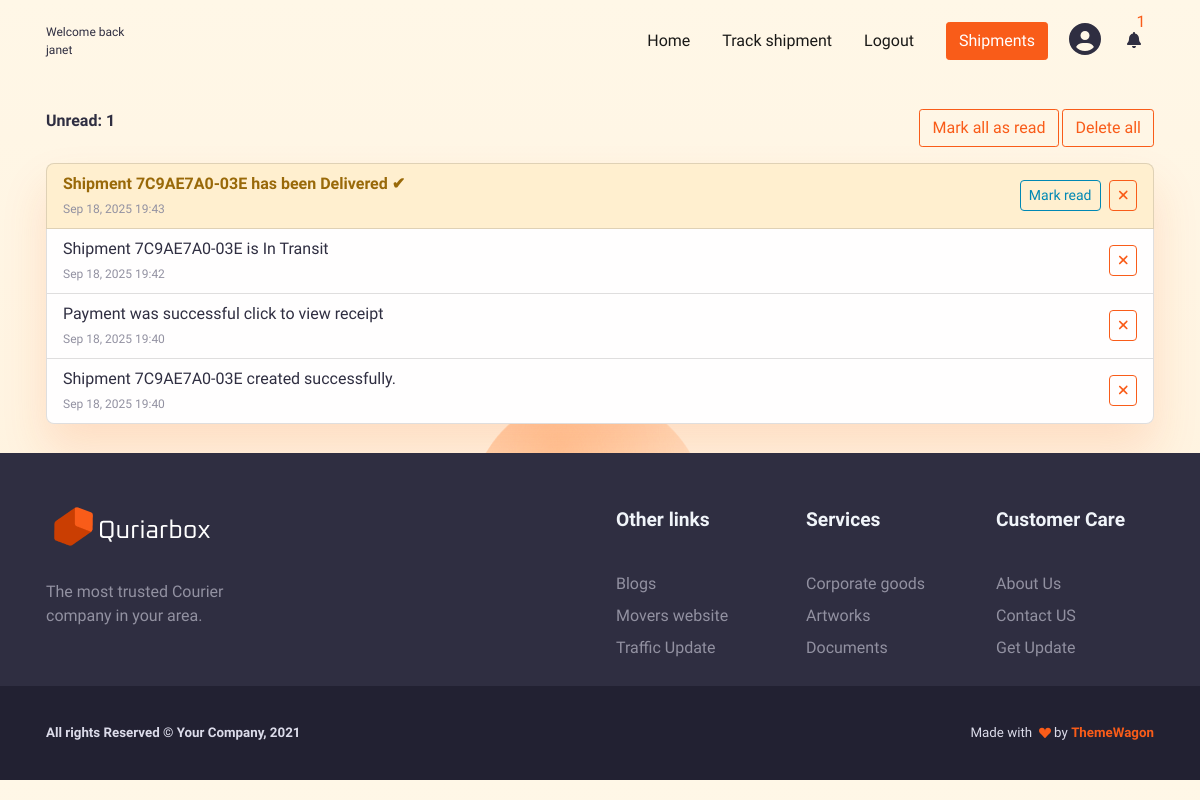
The app's page /notifications/ (signed in), older data.
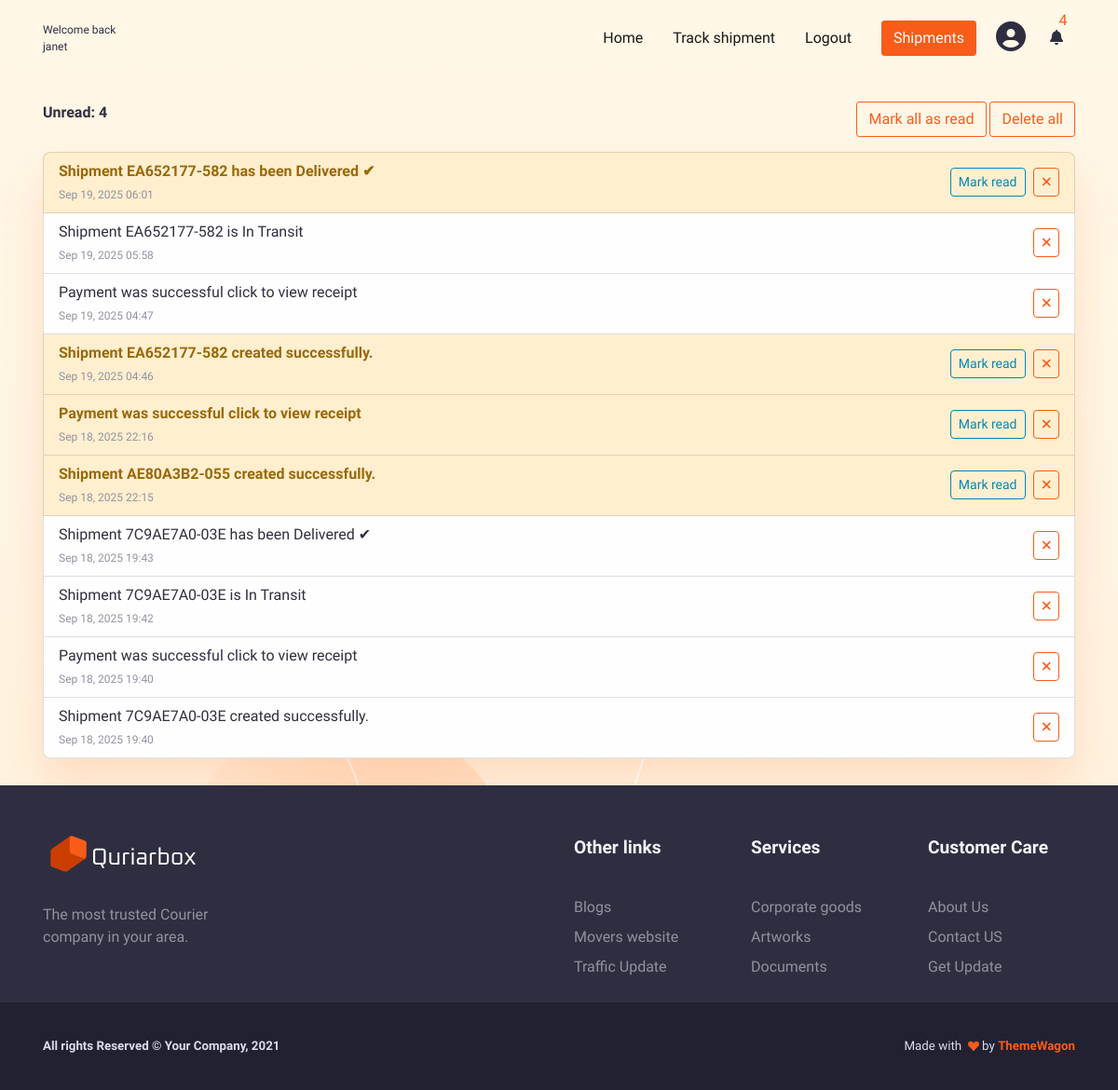
The same page, newer data.
### notifications/models.py (models this page shows, shortened)
class Notification(models.Model):
    recipient = models.ForeignKey(User,on_delete=models.CASCADE,related_name="notifications")
    message = models.TextField()
    link = models.URLField(blank=True, null=True)
    is_read = models.BooleanField(default=False)
    created_at = models.DateTimeField(auto_now_add=True)
    class Meta:
        ordering = ["-created_at"]

### notifications/views.py (the view)
# urls.py: path("", NotificationListView.as_view(), name="list"),
class NotificationListView(LoginRequiredMixin, ListView):
    login_url= "users:login"
    model = Notification
    template_name = "notifications/list.html"
    context_object_name = "notifications"
    paginate_by = 25
    def get_queryset(self):
        qs = Notification.objects.filter(recipient=self.request.user).order_by("-created_at")
        return qs
    def get_context_data(self, **kwargs):
        context = super().get_context_data(**kwargs)
        context["unread_count"] = Notification.objects.filter(recipient=self.request.user, is_read=False).count()
        return context

### notifications/context_processor.py (called while the page is built)
def notifications_count(request):
    if not request.user.is_authenticated:
        return {}
    unread_count = Notification.objects.filter(recipient=request.user,is_read=False).count()
    recent = Notification.objects.filter(recipient=request.user)[:6]
    return {
        "unread_notification_count": unread_count,
        "recent_notifications": recent}

### notifications/templates/notifications/list.html (shortened to what this page needs)
{% extends "base.html" %}
{% load static %}
{% block content %}
<div class="container py-4">
  <div class="d-flex justify-content-between mb-3 mt-7">
    <span class="fw-bold">Unread: {{ unread_count }}</span>
    <div>
    <a href="{% url 'notifications:mark_all_read' %}" class="btn btn-outline-danger">Mark all as read</a>
    <a href="{% url 'notifications:delete_all' %}" class="btn btn-outline-danger">Delete all</a>
    </div>
  </div>
  <ul class="list-group shadow-sm">
    {% for n in notifications %}
      <li class="list-group-item d-flex justify-content-between align-items-center
          {% if not n.is_read %}list-group-item-warning{% endif %}">
        <div class="me-3">
          <div class="{% if not n.is_read %}fw-bold{% endif %}">
            {{ n.message }}
          </div>
          <small class="text-muted">{{ n.created_at|date:"M d, Y H:i" }}</small>
        </div>
        <div class="d-flex">
          {% if not n.is_read %}
          <a href="{% url 'notifications:mark_as_read' n.id %}"
             class="btn btn-sm btn-outline-secondary me-2">
            Mark read
          </a>
          {% endif %}
          <a href="{% url 'notifications:delete' n.id %}"
             class="btn btn-sm btn-outline-danger" title="Delete">
            <i class="fas fa-times"></i>
          </a>
        </div>
      </li>
    {% empty %}
      <li class="list-group-item">No notifications yet.</li>
    {% endfor %}
  </ul>
</div>
{% endblock %}

### templates/base.html (shortened to what this page needs)
{% load static %}
{% include 'includes/_header.html' %}
{% include 'includes/_navbar.html' %}
<main>
    <link rel="stylesheet" type="text/css" href="{% static 'css/theme.css' %}">
    {% block content %}
    {% endblock %}
</main>
{% include 'includes/_link_section.html' %}
{% include 'includes/_footer.html' %}

### templates/includes/_header.html (shortened to what this page needs)
{% load static %}
<!DOCTYPE html>
<html lang="en-US" dir="ltr">
  <head>
    <link href="{% static 'css/theme.css' %}" rel="stylesheet" />
  </head>
   <body>

### templates/includes/_navbar.html (shortened to what this page needs)
  {% load static %}
    <main class="main" id="top">
      <nav class="navbar navbar-expand-lg navbar-light fixed-top py-3 d-block" data-navbar-on-scroll="data-navbar-on-scroll">
        <div class="container">
           {% if request.user.is_authenticated %}
                <span style="font-size:12px"> Welcome back <br/> {{ request.user.username }} </span>
            {% else %}
          <a class="navbar-brand" href="#"><img src="{% static 'img/gallery/logo.png' %}" height="45" alt="logo" /></a>
              {% endif %}
          <div class="collapse navbar-collapse border-top border-lg-0 mt-4 mt-lg-0" id="navbarSupportedContent">
            <ul class="navbar-nav ms-auto pt-2 pt-lg-0 font-base">
              <li class="nav-item px-2">
                <a class="nav-link" aria-current="page" href="{% url 'home'%}">Home</a>
              </li>
              <li class="nav-item px-2">
              <a class="nav-link" href="{% url 'shipments:track' %}">
            Track shipment
          </a>
              </li>
              <li class="nav-item px-2">
                {% if request.user.is_authenticated %}
                  <a class="nav-link" href="{% url 'users:logout' %}">Logout</a>
                {% else %}
                  <a class="nav-link" href="{% url 'users:login' %}">Login</a>
                {% endif %}
              </li>
            </ul>
            {% if request.user.is_authenticated %}
              {% if request.user.profile.role == 'customer'%}
                  <a class="btn btn-primary order-1 order-lg-0 ms-lg-3" href="{% url 'shipments:list' %}">Shipments</a>
              {% elif request.user.profile.role == "courier" %}
                  <a class="btn btn-primary order-1 order-lg-0 ms-lg-3" href="{% url 'delivery:list' %}">Assigned deliveries</a>
              {% elif request.user.profile.role == "admin" %}
                  <a class="btn btn-primary order-1 order-lg-0 ms-lg-3" href="/admin">Admin panel</a>
              {% endif %}
               <a class="btn  ms-2" href="{% url 'users:profile' %}"><i class="fas fa-2x fa-user-circle "></i>
              </a>
            {% else %}
              <a class="btn btn-primary order-1 order-lg-0 ms-lg-3" href="{% url 'users:register' %}">Register</a>
            {% endif %}
            <li class="nav-item dropdown list-unstyled">
            <a class="btn" href="#" id="navbarDropdownNotifications" role="button"
              data-bs-toggle="dropdown" aria-expanded="false">
              <i class="fas fa-bell fa-1x"></i>
              {% if unread_notification_count > 0 %}
                 <span class="text-primary position-absolute top-0 start-90 translate-middle">
                  {{ unread_notification_count }}
                 </span>
              {% endif %}
            </a>
          </li>
          </div>
        </div>
      </nav>

### templates/includes/_link_section.html
     {% load static %}
      <section class="bg-900 pb-0 pt-5">
        <div class="container">
          <div class="row">
            <div class="col-12 col-sm-12 col-lg-6 mb-4 order-0 order-sm-0"><a class="text-decoration-none" href="#"><img src="{% static 'img/gallery/footer-logo.png' %}" height="51" alt="" /></a>
              <p class="text-500 my-4">The most trusted Courier<br />company in your area.</p>
            </div>
            <div class="col-6 col-sm-4 col-lg-2 mb-3 order-2 order-sm-1">
              <h5 class="lh-lg fw-bold mb-4 text-light font-sans-serif">Other links </h5>
              <ul class="list-unstyled mb-md-4 mb-lg-0">
                <li class="lh-lg"><a class="text-500" href="#!">Blogs</a></li>
                <li class="lh-lg"><a class="text-500" href="#!">Movers website</a></li>
                <li class="lh-lg"><a class="text-500" href="#!">Traffic Update</a></li>
              </ul>
            </div>
            <div class="col-6 col-sm-4 col-lg-2 mb-3 order-3 order-sm-2">
              <h5 class="lh-lg fw-bold text-light mb-4 font-sans-serif">Services</h5>
              <ul class="list-unstyled mb-md-4 mb-lg-0">
                <li class="lh-lg"><a class="text-500" href="#!">Corporate goods</a></li>
                <li class="lh-lg"><a class="text-500" href="#!">Artworks</a></li>
                <li class="lh-lg"><a class="text-500" href="#!">Documents</a></li>
              </ul>
            </div>
            <div class="col-6 col-sm-4 col-lg-2 mb-3 order-3 order-sm-2">
              <h5 class="lh-lg fw-bold text-light mb-4 font-sans-serif"> Customer Care</h5>
              <ul class="list-unstyled mb-md-4 mb-lg-0">
                <li class="lh-lg"><a class="text-500" href="#!">About Us</a></li>
                <li class="lh-lg"><a class="text-500" href="#!">Contact US</a></li>
                <li class="lh-lg"><a class="text-500" href="#!">Get Update</a></li>
              </ul>
            </div>
          </div>
        </div>
      </section>

### templates/includes/_footer.html (shortened to what this page needs)
{% load static %}
      <section class="py-0 bg-1000">
        <div class="container">
          <div class="row justify-content-md-between justify-content-evenly py-4">
            <div class="col-12 col-sm-8 col-md-6 col-lg-auto text-center text-md-start">
              <p class="fs--1 my-2 fw-bold text-200">All rights Reserved &copy; Your Company, 2021</p>
            </div>
            <div class="col-12 col-sm-8 col-md-6">
              <p class="fs--1 my-2 text-center text-md-end text-200"> Made with&nbsp;
                <svg class="bi bi-suit-heart-fill" xmlns="http://www.w3.org/2000/svg" width="12" height="12" fill="#F95C19" viewBox="0 0 16 16">
                  <path d="M4 1c2.21 0 4 1.755 4 3.92C8 2.755 9.79 1 12 1s4 1.755 4 3.92c0 3.263-3.234 4.414-7.608 9.608a.513.513 0 0 1-.784 0C3.234 9.334 0 8.183 0 4.92 0 2.755 1.79 1 4 1z"></path>
                </svg>&nbsp;by&nbsp;<a class="fw-bold text-primary" href="https://themewagon.com/" target="_blank">ThemeWagon </a>
              </p>
            </div>
          </div>
        </div>
      </section>
    </main>
  </body>
</html>

Row changes from the older to the newer data that the page shows:
added Notification: message "Shipment EA652177-582 has been Delivered ✔", created_at "Sep 19, 2025 06:01", is_read "Mark read"
added Notification: message "Shipment EA652177-582 is In Transit", created_at "Sep 19, 2025 05:58"
added Notification: message "Payment was successful click to view receipt", created_at "Sep 19, 2025 04:47"
added Notification: message "Shipment EA652177-582 created successfully.", created_at "Sep 19, 2025 04:46", is_read "Mark read"
added Notification: message "Payment was successful click to view receipt", created_at "Sep 18, 2025 22:16", is_read "Mark read"
added Notification: message "Shipment AE80A3B2-055 created successfully.", created_at "Sep 18, 2025 22:15", is_read "Mark read"
changed Notification "Shipment 7C9AE7A0-03E has been Delivered ✔": no longer shows "Mark read"
Text that changed along with them:
{{ unread_notification_count }}: "1" → "4"
{{ unread_count }}: "1" → "4"
